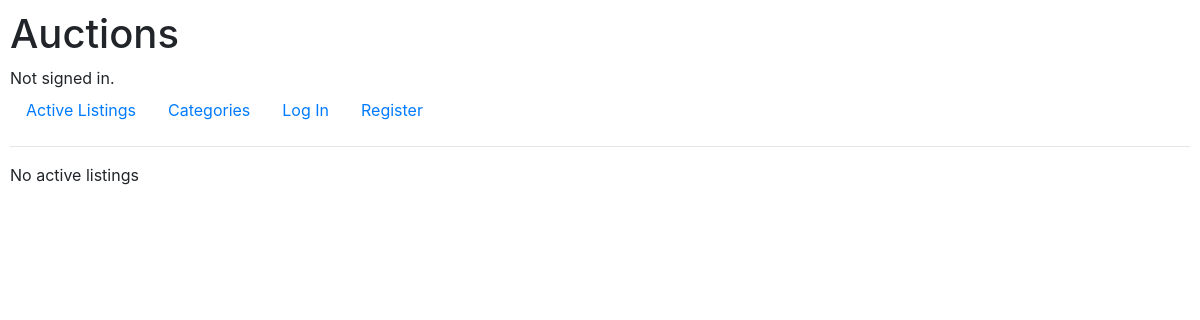
/subcategories?name=Supplies, run on an earlier commit of the app's database.
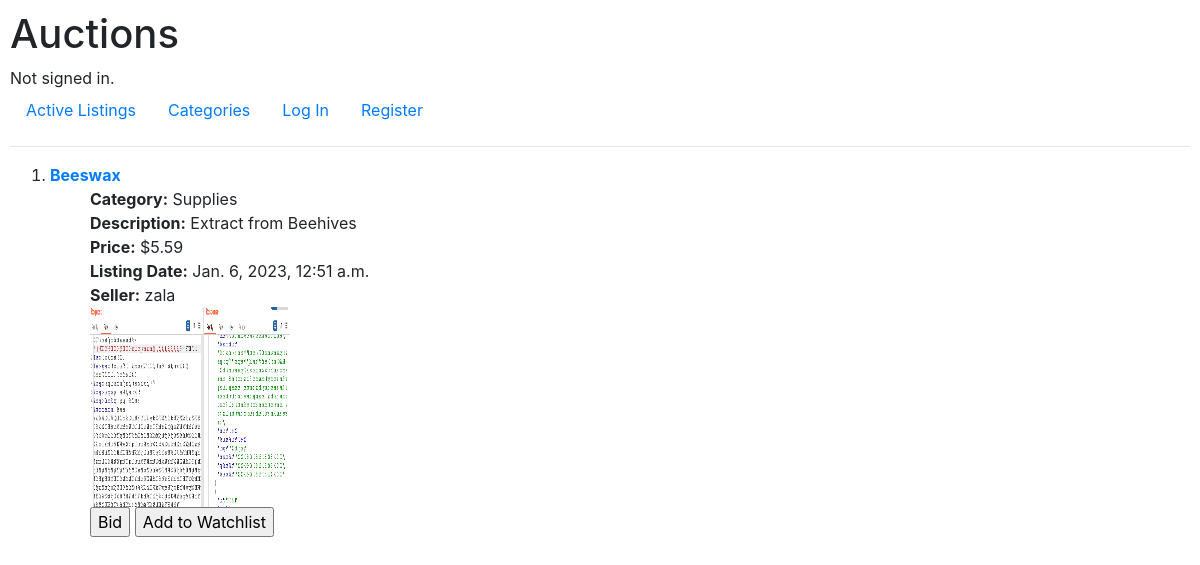
And on a later commit of the database.
### auctions/models.py (models this page shows, shortened)
class Listings(models.Model):
    item_name = models.CharField(unique=False, max_length=255)
    description = models.TextField()
    category = models.CharField(max_length=255, default="None", unique=False)
    price = models.DecimalField(max_digits = 14, decimal_places=2, null=False, blank=True, default=0)
    date_created = models.DateTimeField(auto_now=True)
    image = models.ImageField(upload_to='images/', blank=True, null=True)
    owner = models.CharField(unique=False, max_length=255)

### auctions/views.py (the view)
# urls.py: path("subcategories", views.subcategories, name="subcategories"),
def subcategories(request):
    temp_list = []
    name = request.GET['name']
    print(name)
    queries = Listings.objects.filter(category=name)
    return render(request, "subcategories.html", {
        "data" : queries
    })

### auctions/templates/subcategories.html
{% extends "layout.html" %}
{% block body %}
{% if data %}
    <div>
        <ol>
            {% for dat in data %}
            <li><b><a href="{% url 'listings' %}">{{ dat.item_name }}</a></b></li>
            <ul>
                <li><strong>Category:</strong> {{ dat.category }}</li>
                <li><strong>Description:</strong> {{ dat.description }} </li>
                <li><strong>Price:</strong> ${{ dat.price }}</li>
                <li><strong>Listing Date:</strong> {{dat.date_created}} </li>
                <li><strong>Seller:</strong> {{ dat.owner }} </li>
                <img src= http://127.0.0.1:8000/media/{{dat.image}} width="200" height="200"/>
                <br>
                <input type="submit" value="Bid" name="Bid"/>
                <input type="submit" value="Add to Watchlist" name="Watchlist"/>
            </ul>
            {% endfor %}
        </ol>
    </div>
{% else %}
    No active listings
{% endif %}
{% endblock %}

What changed in the data, as far as the page shows it:
added Listings: item_name "Beeswax", category "Supplies", description "Extract from Beehives", price "5.59", date_created "Jan. 6, 2023, 12:51 a.m.", owner "zala", image (picture)
Also different on the page:
text no longer shown: "No active listings"
